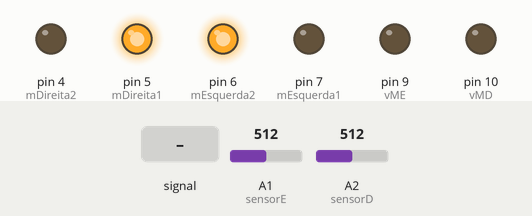
The sketch below on a simulated Arduino Uno, built with avr-gcc and run on an emulated ATmega328P. On the bench: output pins drawn as LEDs (lit = HIGH). Inputs (shaded band) come from the test bench; at power-on: A1 (sensorE) = 512, A2 (sensorD) = 512.

Above: at 0.1 s.
At 1.2 s:
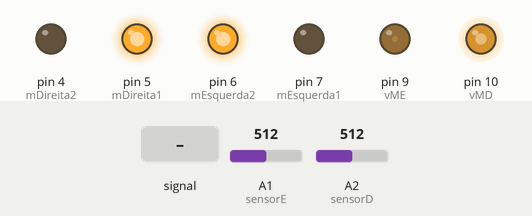
Timing chart, 0 to 0.9 s (numbered marks = the images above; inputs shaded):
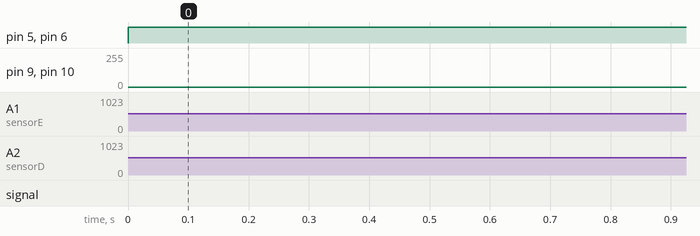

The sketch:

andar2.ino
```cpp
int mEsquerda1 = 7;
int mEsquerda2 = 6;
int mDireita1 = 5;
int mDireita2 = 4;
int sensorE = A1;
int sensorD = A2;

int valorE = 0;
int valorD = 0;

int vME = 9;
int vMD = 10;

void setup() {

  Serial.begin(9600);
  pinMode(mEsquerda1, OUTPUT);
  pinMode(mEsquerda2, OUTPUT);
  pinMode(mDireita1, OUTPUT);
  pinMode(mDireita2, OUTPUT);
  pinMode(vME, OUTPUT);
  pinMode(vMD, OUTPUT);

}

void andarFrente(){

    digitalWrite(mEsquerda1, LOW);
    digitalWrite(mEsquerda2, HIGH);
    digitalWrite(mDireita1, HIGH);
    digitalWrite(mDireita2, LOW);
}

void parar(){
    digitalWrite(mEsquerda1, HIGH);
    digitalWrite(mEsquerda2, HIGH);
    digitalWrite(mDireita1, HIGH);
    digitalWrite(mDireita2, HIGH);
}

void direita(){
    digitalWrite(mEsquerda1, LOW);
    digitalWrite(mEsquerda2, HIGH);
    digitalWrite(mDireita1, HIGH);
    digitalWrite(mDireita2, LOW);
    analogWrite(vME, 30);
    analogWrite(vMD, 160);

}

void esquerda(){
    digitalWrite(mEsquerda1, LOW);
    digitalWrite(mEsquerda2, HIGH);
    digitalWrite(mDireita1, HIGH);
    digitalWrite(mDireita2, LOW);
    analogWrite(vMD, 30);
    analogWrite(vME, 160);
}


void loop() {
  valorE = analogRead(sensorE);
  valorD = analogRead(sensorD);


   if(analogRead(sensorE<100) && analogRead(sensorD<100)){
    analogWrite(vME, 70);
    analogWrite(vMD, 70);
    andarFrente();

    }


   if(analogRead(sensorE)>100){

    esquerda();
   }


   if(analogRead(sensorD)>100){

   direita();
   }


}
```
